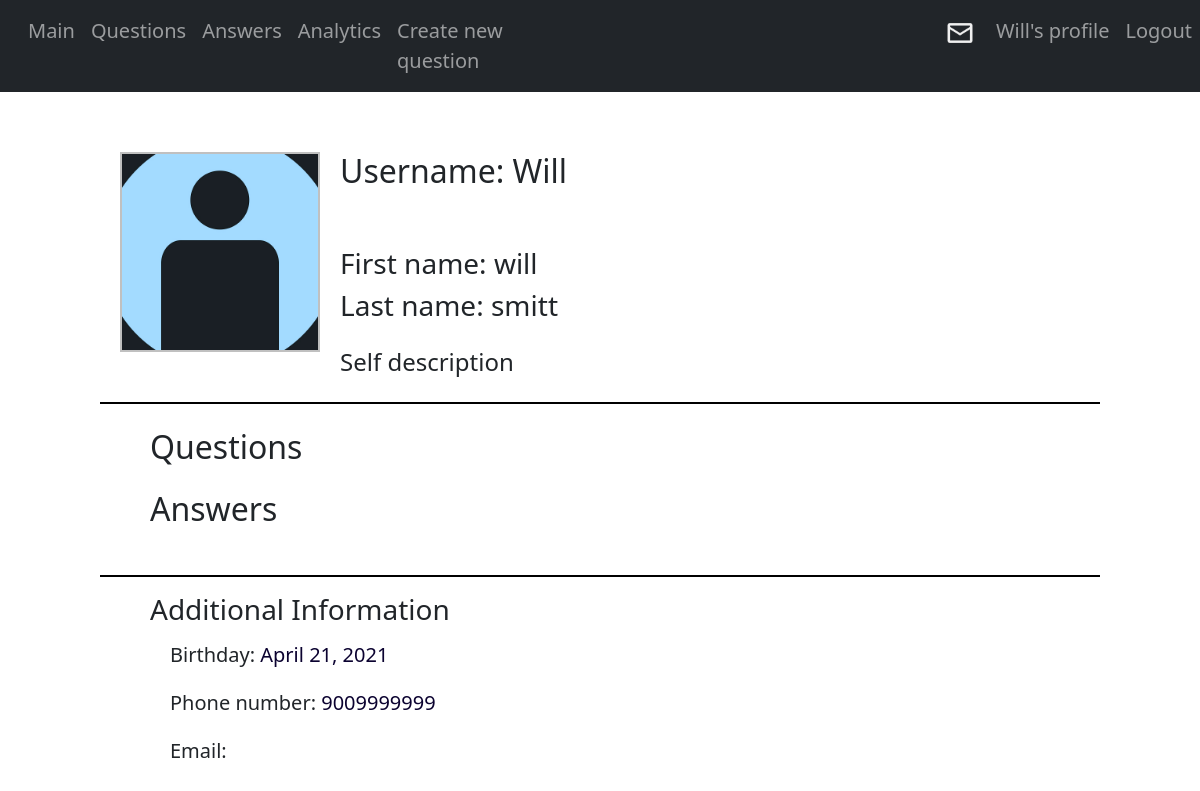
Screenshot of /polls/blog/user_profile/4 with the database file from the repository.
### polls/models.py (models this page shows)
class Participant(User):
    avatar = models.ImageField(null=True, blank=True)
    birthday = models.DateTimeField(default=timezone.now)
    self_description = models.TextField(max_length=1000, blank=True)
    phone_number = models.CharField(max_length=10, blank=True)

### polls/views.py (the view)
# urls.py: path('blog/user_profile/<int:user_id>', views.user_profile, name='user_profile'),
def user_profile(request, user_id):
    template = loader.get_template('polls/profile.html')
    user = Participant.objects.get(id=user_id)
    context = {'user': user}
    return HttpResponse(template.render(context, request))

### polls/templates/polls/profile.html (shortened to what this page needs)
{% extends 'polls/base.html' %}
{% load static %}
{% block content %}
<link rel="stylesheet" href="{% static 'polls/profile.css' %}">
    <div class="profile">
        <div class="main_info">
            <div class="img"><img src="{{ user.avatar.url }}" class="img-fluid" alt="Responsive image" width="200" height="200" align="left"><h2 id="username">Username: {{ user.username }}</h2></div>
            <br>
            <h3 class="full_name">First name: {{ user.first_name }}</h3>
            <h3 class="full_name surname">Last name: {{ user.last_name }}</h3>
        </div>
        <div class="description">
            <h4>Self description</h4>
        </div>
        <br>
        <div class="questions">
            <h2>Questions</h2>
            <ul class="questions_ul">
            </ul>
        </div>
        <div class="answers">
            <h2>Answers</h2>
            <ul class="answers_ul">
            </ul>
            <br>
        </div>
        <div class="add_info">
            <p><h3>Additional Information</h3></p>
            <h5>Birthday: <font color="rgb(50, 200, 30)">{{ user.birthday.date }}</font></h5><br>
            <h5>Phone number: <font color="rgb(50, 200, 30)">{{ user.phone_number }}</font></h5><br>
            <h5>Email: <font color="rgb(50, 200, 30)">{{ user.email }}</font></h5><br>
        </div>
    </div>
{% endblock %}

### polls/templates/polls/navbar.html (shortened to what this page needs)
{% load static %}
{% block navbar %}
<link href="{% static 'polls/nav.css' %}" rel="stylesheet"/>
<link href="https://cdn.jsdelivr.net/npm/bootstrap@5.0.0-beta1/dist/css/bootstrap.min.css" rel="stylesheet">
<nav class="navbar navbar-expand-lg navbar-dark bg-dark">
  <div class="collapse navbar-collapse" id="navbarTogglerDemo02">
    <ul class="navbar-nav mr-auto mt-2 mt-md-0 main_list">
      <li class="nav-item active main">
        <a class="nav-link" href="{% url 'header' %}">Main</a>
      </li>
      <li class="nav-item active">
        <a class="nav-link" href="{% url 'questions' %}">Questions</a>
      </li>
      <li class="nav-item">
        <a class="nav-link" href="{% url 'answers' %}">Answers</a>
      </li>
      <li class="nav-item">
        <a class="nav-link" href="{% url 'analytics' %}">Analytics</a>
      </li>
      <li class="nav-item">
        <a class="nav-link" href="{% url 'create_question' %}">Create new question</a>
      </li>
      <div class="blister">
        {% if user.is_anonymous %}
          <li class="nav-item">
            <a class="nav-link" href="#auth" data-toggle="modal">Login</a>
          </li>
          <li class="nav-item">
            <a class="nav-link" href="#reg" data-toggle="modal">Register</a>
          </li>
        {% else %}
          <li class="nav-item">
            <a class="nav-link" href="{% url 'message' %}">
              <img src="{% static 'polls/images/msg.png' %}" alt="messages" width="30px" height="30px" id="image-msg">
            </a>
          </li>
          <li class="nav-item">
            <a class="nav-link" href="{% url 'account' %}">{{ user.username }}'s profile</a>
          </li>
          <li class="nav-item">
            <a class="nav-link" href="{% url 'logout' %}">Logout</a>
          </li>
        {% endif %}
      </div>
    </ul>
  </div>
</nav>
{% endblock %}

### static/polls/index.css (style rules this page uses)
body { background:white; }

### static/polls/nav.css (style rules this page uses)
body { margin:0; padding:0; }
a.nav-link { font-size:20px; }
nav div ul div.blister { display: flex; width: 65%; justify-content: flex-end; }
li.main { padding-left: 20px !important }
nav div ul.main_list { width: 100% !important; }
#image-msg { margin-right: 5px; }

### static/polls/profile.css (style rules this page uses)
html { padding:0;margin:0; }
div.profile { width:100%; height:100vh; padding-top: 20px; }
div.main_info { padding-top: 30px; }
div.main_info, div.description, div.questions, div.answers, div.add_info, div.addition { display:block; margin:0 auto; max-width:1000px; }
div.description, div.answers, div.addition { border-bottom:2px solid black; }
div.main_info div.img img.img-fluid { margin: 10px 20px 0 20px !important; border: 2px solid silver; }
div.questions, div.answers, div.add_info { padding: 0 50px 0 50px; }
div.add_info h5 { margin: 0 20px 0 20px; }
div.img { display:block; }
div.description h4, div.addition h4.container { padding-left:50px; padding-bottom: 10px; padding-top: 20px; }
#username { padding-top: 10px; }
.full_name { position: relative; top: 25px; }
.answers_ul, .questions_ul { padding-top: 15px; margin: 0 !important; }
.surname { margin-bottom: 30px; }

### rows the page displays
Participant: avatar (picture), birthday "April 21, 2021", phone_number "9009999999"

### other values shown
{{ user.username }} "Will"
{{ user.first_name }} "will"
{{ user.last_name }} "smitt"
